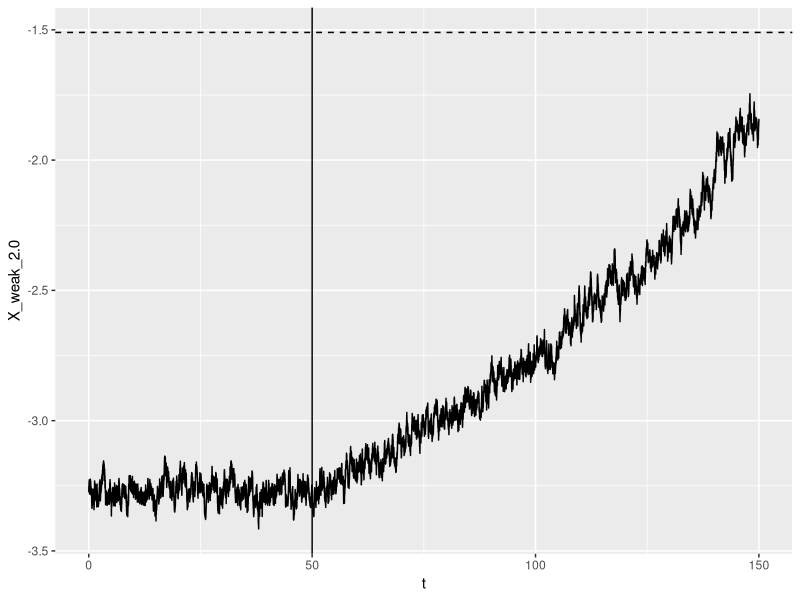
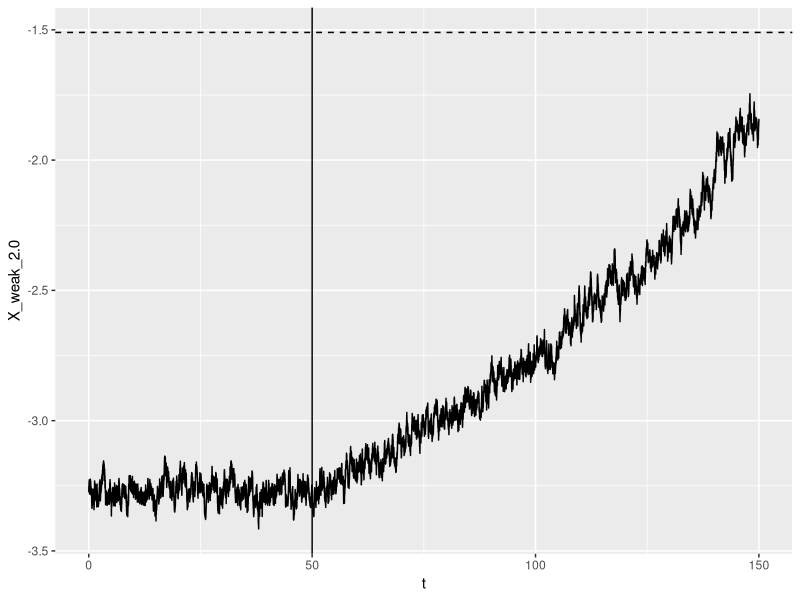

These figures' R source, in order:
# Title: Simulation of Stochastic Differential Equations for Tipping Points Analysis
# Author: Anders Gantzhorn Kristensen (University of Copenhagen, andersgantzhorn@gmail.com)
# Date: 2024-01-31 (Last Updated: 2024-03-10)
#-----------------------------------------------------------------------------------------------------------------------------#
# Project: Tipping Point Estimation in Ecological Systems using Stochastic Differential Equations
# Description: This script implements methods for simulating different types of Stochastic differential equation to model
# tipping points. By means of the scalar weak order 2.0 Itô-taylor method it aims to accurately simulate.
# sample paths from the rather complex bifurcation tipping point model with various noise structures. 
#-----------------------------------------------------------------------------------------------------------------------------#
# License: MIT License (for more information, see LICENSE file in the repository).
# Dependencies: ggplot2, ggthemes, tibble - All part of the tidyverse.
# Usage: See usage in the bottom of the script
# Acknowledgements: For algorithm see: Applied Stochastic Differential Equations Särkkä, Simo and Solin, Arno - Algorithm 8.5.
# Keywords: Stochastic Differential Equations, Tipping Points, Simulation, Itô-taylor weak order 2.0
#-----------------------------------------------------------------------------------------------------------------------------#
# Implementation for model with additive noise structure
simulate_additive_noise_tipping_model <- function(step_length, par,
                                                  tau = 100, t_0 = 10,
                                                  X_0 = NA, beyond_tipping = 0){
  A        <- par[1]
  m        <- par[2]
  lambda_0 <- par[3]
  sigma    <- par[4]
  nu       <- if(length(par) == 5) par[5] else 1
  
  if(is.na(X_0)){
    X_0 <- m + ifelse(A >=0, 1, -1) * sqrt(abs(lambda_0 / A))
  }
  
  #Tipping point with added time if specified
  total_time <- tau + t_0 + beyond_tipping 
  N          <- as.integer((total_time) / step_length) 
  
  # Initialize the process
  X_weak_2.0    <- numeric(N + 1) # N + 1 to include the initial point
  X_weak_2.0[1] <- X_0
  
  dW            <- rnorm(N, mean = 0, sd = sqrt(step_length))
  time          <- step_length * 0:N
  lambda_t      <- numeric(N + 1)
  lambda_t      <- lambda_0 * (1 - (time >= t_0) * (time - t_0) / tau)^nu
  alpha_t       <- 2 * sqrt(abs(A * lambda_t))
  mu_t          <- m + sqrt(abs(lambda_t/A))
  
  for(i in (2:(N+1))){
    X_weak_2.0[i] <- X_weak_2.0[i - 1] - (A*(X_weak_2.0[i - 1] - m)^2 + lambda_t[i - 1]) * step_length +
      sigma * dW[i - 1] - 2 * A *(X_weak_2.0[i - 1] - m) * sigma * (1 / 2 * dW[i - 1] * step_length) + 
      1 / 2 * (2 * A * (X_weak_2.0[i - 1] - m) * (A * (X_weak_2.0[i - 1] - m)^2 + lambda_t[i - 1]) - A * sigma^2) * step_length^2
    
  }
  
  tibble::tibble(t = time,
                 X_weak_2.0,
                 lambda_t,
                 alpha_t,
                 mu_t)
}

#-----------------------------------------------------------------------------------------------------------------------------#
# Implementation for model with square-root noise structure
simulate_squareroot_noise_tipping_model<- function(step_length, par,
                                                   tau = 100, t_0 = 10,
                                                   X_0 = NA, beyond_tipping = 0){
  A        <- par[1]
  m        <- par[2]
  lambda_0 <- par[3]
  sigma    <- par[4]
  nu       <- if(length(par) == 5) par[5] else 1
  
  if(is.na(X_0)){
    X_0 <- m + ifelse(A >=0, 1, -1) * sqrt(abs(lambda_0 / A))
  }
  
  #Tipping point with added time if specified
  total_time <- tau + t_0 + beyond_tipping
  N          <- as.integer((total_time) / step_length) 
  
  # Initialize the process
  X_weak_2.0    <- numeric(N + 1) # N + 1 to include the initial point
  X_weak_2.0[1] <- X_0
  
  dW            <- rnorm(N, mean = 0, sd = sqrt(step_length))
  time          <- step_length * 0:N
  lambda_t      <- numeric(N + 1)
  lambda_t      <- lambda_0 * (1 - (time >= t_0) * (time - t_0) / tau)^nu
  alpha_t       <- 2 * sqrt(abs(A * lambda_t))
  mu_t          <- m + sqrt(abs(lambda_t/A))
  
  for(i in (2:(N+1))){
    X_weak_2.0[i] <- X_weak_2.0[i - 1] - (A*(X_weak_2.0[i - 1] - m)^2 + lambda_t[i - 1]) * step_length +
      sigma * sqrt(X_weak_2.0[i - 1]) * dW[i - 1] +
      1/4 * sigma^2 * (dW[i - 1]^2 - step_length) -
      2 * (A * (X_weak_2.0[i - 1] - m)) * sigma * sqrt(X_weak_2.0[i - 1]) * (1/2 * dW[i - 1] * step_length) +
      ((A * (X_weak_2.0[i - 1] - m)^2 + lambda_t[i - 1]) * (A * (X_weak_2.0[i - 1] - m)) +
         1/2 * A * sigma^2 * X_weak_2.0[i - 1]) * (step_length)^2 -
      1/2 * ((A * (X_weak_2.0[i - 1] - m)^2 + lambda_t[i - 1]) * 1/sqrt(X_weak_2.0[i - 1]) +
               sigma^2/(4 * sqrt(X_weak_2.0[i - 1]))) * (1/2 * dW[i - 1] * step_length)
  }
  tibble::tibble(t = time,
         X_weak_2.0,
         lambda_t,
         alpha_t,
         mu_t)
}

#-----------------------------------------------------------------------------------------------------------------------------#
# Implementation for model with linear noise structure
simulate_linear_noise_tipping_model<- function(step_length, par,
                                               tau = 100, t_0 = 10,
                                               X_0 = NA, beyond_tipping = 0){
  A        <- par[1]
  m        <- par[2]
  lambda_0 <- par[3]
  sigma    <- par[4]
  nu       <- if(length(par) == 5) par[5] else 1
  
  if(is.na(X_0)){
    X_0 <- m + ifelse(A >= 0, 1, -1) * sqrt(abs(lambda_0 / A))
  }
  
  #Tipping point with added time if specified
  total_time <- tau + t_0 + beyond_tipping 
  N          <- as.integer((total_time) / step_length) 
  
  # Initialize the process
  X_weak_2.0    <- numeric(N + 1) # N + 1 to include the initial point
  X_weak_2.0[1] <- X_0
  
  dW            <- rnorm(N, mean = 0, sd = sqrt(step_length))
  time          <- step_length * 0:N
  lambda_t      <- numeric(N + 1)
  lambda_t      <- lambda_0 * (1 - (time >= t_0) * (time - t_0) / tau)^nu
  alpha_t       <- 2 * sqrt(abs(A * lambda_t))
  mu_t          <- m + sqrt(abs(lambda_t / A))
  
  for(i in (2:(N+1))){
    # Weak-order 2.0 Itô taylor based sampler
    X_weak_2.0[i] <- X_weak_2.0[i - 1] -(A*(X_weak_2.0[i - 1] - m)^2 + lambda_t[i - 1]) * step_length +
      sigma * X_weak_2.0[i - 1] * dW[i - 1] +
      1/2 * sigma^2 * X_weak_2.0[i - 1] * (dW[i - 1]^2 - step_length) -
      2 * A * (X_weak_2.0[i - 1] - m) * sigma * X_weak_2.0[i - 1] * (1/2 * dW[i - 1] * step_length) +
      1/2 * (2 * A * (X_weak_2.0[i - 1] - m) * (A * (X_weak_2.0[i - 1] - m)^2 + lambda_t[i - 1]) - A * sigma^2 * X_weak_2.0[i - 1]) * step_length^2 +
      (-(A * (X_weak_2.0[i - 1] - m)^2 + lambda_t[i - 1]) * sigma) * (dW[i - 1] * step_length - (1/2 * dW[i - 1] * step_length))
    
    
  }
  tibble::tibble(t = time,
         X_weak_2.0,
         lambda_t,
         alpha_t,
         mu_t)
}

#-----------------------------------------------------------------------------------------------------------------------------#
## Example usage of each of the methods
# ggplot2::theme_set(ggthemes::theme_base())
# # Additive noise example
# true_param <- c(0.87, -1.51, -2.69, 0.3, 1)
# actual_dt <- 0.001
# tau <- 100
# t_0 <- 50
# sim_res_add <- simulate_additive_noise_tipping_model(actual_dt, true_param, tau, t_0)
# sim_res_add |> ggplot2::ggplot(ggplot2::aes(x = t, y = X_weak_2.0)) +
#   ggplot2::geom_step() + ggplot2::geom_hline(yintercept = true_param[2], linetype = "dashed") +
#   ggplot2::geom_vline(xintercept = t_0)

# sim_res_add |> ggplot2::ggplot(ggplot2::aes(x = t, y = lambda_t)) +
#   ggplot2::geom_step() + ggplot2::geom_hline(yintercept = 0, linetype = "dashed") +
#   ggplot2::geom_vline(xintercept = c(t_0, tau + t_0))


## Square-root noise example
# true_param <- c(-1, 1.5, 1, 0.1, 0.85)
# 
# actual_dt <- 0.005
# tau <- 100
# t_0 <- 50
# sim_res_sqrt <- simulate_squareroot_noise_tipping_model(actual_dt, true_param, tau, t_0)
# sim_res_sqrt |> ggplot2::ggplot(ggplot2::aes(x = t, y = X_weak_2.0)) +
#   ggplot2::geom_step() + ggplot2::geom_hline(yintercept = true_param[2], linetype = "dashed") +
#   ggplot2::geom_vline(xintercept = t_0)
# 
# sim_res_sqrt |> ggplot2::ggplot(ggplot2::aes(x = t, y = lambda_t)) +
#   ggplot2::geom_step() + ggplot2::geom_hline(yintercept = 0, linetype = "dashed") +
#   ggplot2::geom_vline(xintercept = c(t_0, tau + t_0))


## Linear noise example
# true_param <- c(-0.15, 4.5, 1, 0.15, 0.75)
# 
# actual_dt <- 0.005
# tau <- 100
# t_0 <- 50
# sim_res_linear <- simulate_linear_noise_tipping_model(actual_dt, true_param, tau, t_0)
# sim_res_linear |> ggplot2::ggplot(ggplot2::aes(x = t, y = X_weak_2.0)) +
#   ggplot2::geom_step() + ggplot2::geom_hline(yintercept = true_param[2], linetype = "dashed") +
#   ggplot2::geom_vline(xintercept = t_0)
# 
# sim_res_linear |> ggplot2::ggplot(ggplot2::aes(x = t, y = lambda_t)) +
#   ggplot2::geom_step() + ggplot2::geom_hline(yintercept = 0, linetype = "dashed") +
#   ggplot2::geom_vline(xintercept = c(t_0, tau + t_0))

# Implementation for model with additive noise structure
simulate_additive_noise_tipping_model_reverse <- function(step_length, par,
                                                  tau = 100, t_0 = 10,
                                                  X_0 = NA, beyond_tipping = 0){
  A        <- par[1]
  m        <- par[2]
  lambda_0 <- par[3]
  sigma    <- par[4]
  nu       <- if(length(par) == 5) par[5] else 1
  
  if(is.na(X_0)){
    X_0 <- m - sqrt(abs(lambda_0 / A))
  }
  
  #Tipping point with added time if specified
  total_time <- tau + t_0 + beyond_tipping 
  N          <- as.integer((total_time) / step_length) 
  
  # Initialize the process
  X_weak_2.0    <- numeric(N + 1) # N + 1 to include the initial point
  X_weak_2.0[1] <- X_0
  
  dW            <- rnorm(N, mean = 0, sd = sqrt(step_length))
  time          <- step_length * 0:N
  lambda_t      <- numeric(N + 1)
  lambda_t      <- lambda_0 * (1 - (time >= t_0) * (time - t_0) / tau)^nu
  alpha_t       <- 2 * sqrt(abs(A * lambda_t))
  mu_t          <- m + sqrt(abs(lambda_t/A))
  
  for(i in (2:(N+1))){
    X_weak_2.0[i] <- X_weak_2.0[i - 1] + (A*(X_weak_2.0[i - 1] - m)^2 + lambda_t[i - 1]) * step_length +
      sigma * dW[i - 1] + 
      A * (X_weak_2.0[i - 1] - m) * sigma * dW[i - 1] * step_length + 
      (A * (X_weak_2.0[i - 1] - m) * (A * (X_weak_2.0[i - 1] - m)^2 +
                                                    lambda_t[i - 1]) + 1/2 * A * sigma^2) * step_length^2
    
  }
  
  tibble::tibble(t = time,
                 X_weak_2.0,
                 lambda_t,
                 alpha_t,
                 mu_t)
}
true_param <- c(0.87, -1.51, -2.69, 0.1, 1)
actual_dt <- 0.001
tau <- 100
t_0 <- 50
set.seed(1)
sim_res_add <- simulate_additive_noise_tipping_model_reverse(actual_dt, true_param, tau, t_0)
sim_res_add |> ggplot2::ggplot(ggplot2::aes(x = t, y = X_weak_2.0)) +
  ggplot2::geom_step() + ggplot2::geom_hline(yintercept = true_param[2], linetype = "dashed") +
  ggplot2::geom_vline(xintercept = t_0)

set.seed(1)
sim_res_add <- simulate_additive_noise_tipping_model(actual_dt, true_param*c(-1,1,-1,1,1), tau, t_0)

sim_res_add |>
  ggplot2::ggplot(ggplot2::aes(x = t, y = X_weak_2.0)) +
  ggplot2::geom_step() + ggplot2::geom_hline(yintercept = true_param[2], linetype = "dashed") +
  ggplot2::geom_vline(xintercept = t_0)
